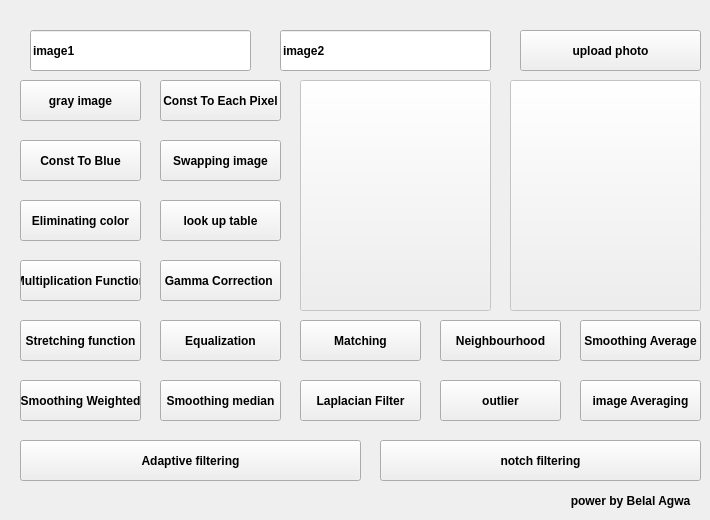
  <widget class="QWidget" name="centralwidget">
   <widget class="QPushButton" name="btn1">
    <property name="geometry">
     <rect>
      <x>520</x>
      <y>30</y>
      <width>181</width>
      <height>41</height>
     </rect>
    </property>
    <property name="font">
     <font>
      <weight>75</weight>
      <bold>true</bold>
     </font>
    </property>
    <property name="text">
     <string>upload photo</string>
    </property>
   </widget>
   <widget class="QLineEdit" name="lineEdit">
    <property name="geometry">
     <rect>
      <x>30</x>
      <y>30</y>
      <width>221</width>
      <height>41</height>
     </rect>
    </property>
    <property name="font">
     <font>
      <weight>75</weight>
      <bold>true</bold>
     </font>
    </property>
    <property name="inputMask">
     <string/>
    </property>
    <property name="text">
     <string>image1</string>
    </property>
    <property name="maxLength">
     <number>32767</number>
    </property>
   </widget>
   <widget class="QPushButton" name="btn2">
    <property name="enabled">
     <bool>false</bool>
    </property>
    <property name="geometry">
     <rect>
      <x>300</x>
      <y>80</y>
      <width>191</width>
      <height>231</height>
     </rect>
    </property>
    <property name="text">
     <string/>
    </property>
   </widget>
   <widget class="QPushButton" name="btn4">
    <property name="geometry">
     <rect>
      <x>160</x>
      <y>80</y>
      <width>121</width>
      <height>41</height>
     </rect>
    </property>
    <property name="font">
     <font>
      <weight>75</weight>
      <bold>true</bold>
     </font>
    </property>
    <property name="text">
     <string>Const To Each Pixel</string>
    </property>
   </widget>
   <widget class="QPushButton" name="btn3">
    <property name="geometry">
     <rect>
      <x>20</x>
      <y>80</y>
      <width>121</width>
      <height>41</height>
     </rect>
    </property>
    <property name="font">
     <font>
      <weight>75</weight>
      <bold>true</bold>
     </font>
    </property>
    <property name="text">
     <string>gray image</string>
    </property>
   </widget>
   <widget class="QPushButton" name="btn5">
    <property name="geometry">
     <rect>
      <x>20</x>
      <y>140</y>
      <width>121</width>
      <height>41</height>
     </rect>
    </property>
    <property name="font">
     <font>
      <weight>75</weight>
      <bold>true</bold>
     </font>
    </property>
    <property name="text">
     <string>Const To Blue</string>
    </property>
   </widget>
   <widget class="QPushButton" name="btn6">
    <property name="geometry">
     <rect>
      <x>160</x>
      <y>140</y>
      <width>121</width>
      <height>41</height>
     </rect>
    </property>
    <property name="font">
     <font>
      <weight>75</weight>
      <bold>true</bold>
     </font>
    </property>
    <property name="text">
     <string>Swapping image</string>
    </property>
   </widget>
   <widget class="QPushButton" name="btn7">
    <property name="geometry">
     <rect>
      <x>20</x>
      <y>200</y>
      <width>121</width>
      <height>41</height>
     </rect>
    </property>
    <property name="font">
     <font>
      <weight>75</weight>
      <bold>true</bold>
     </font>
    </property>
    <property name="text">
     <string>Eliminating color</string>
    </property>
   </widget>
   <widget class="QPushButton" name="btn8">
    <property name="geometry">
     <rect>
      <x>160</x>
      <y>200</y>
      <width>121</width>
      <height>41</height>
     </rect>
    </property>
    <property name="font">
     <font>
      <weight>75</weight>
      <bold>true</bold>
     </font>
    </property>
    <property name="text">
     <string>look up table</string>
    </property>
   </widget>
   <widget class="QPushButton" name="btn9">
    <property name="geometry">
     <rect>
      <x>20</x>
      <y>260</y>
      <width>121</width>
      <height>41</height>
     </rect>
    </property>
    <property name="font">
     <font>
      <weight>75</weight>
      <bold>true</bold>
     </font>
    </property>
    <property name="text">
     <string>Multiplication Function</string>
    </property>
   </widget>
   <widget class="QPushButton" name="btn10">
    <property name="geometry">
     <rect>
      <x>160</x>
      <y>260</y>
      <width>121</width>
      <height>41</height>
     </rect>
    </property>
    <property name="font">
     <font>
      <weight>75</weight>
      <bold>true</bold>
     </font>
    </property>
    <property name="text">
     <string>Gamma Correction </string>
    </property>
   </widget>
   <widget class="QPushButton" name="btn11">
    <property name="geometry">
     <rect>
      <x>20</x>
      <y>320</y>
      <width>121</width>
      <height>41</height>
     </rect>
    </property>
    <property name="font">
     <font>
      <weight>75</weight>
      <bold>true</bold>
     </font>
    </property>
    <property name="text">
     <string>Stretching function</string>
    </property>
   </widget>
   <widget class="QPushButton" name="btn12">
    <property name="geometry">
     <rect>
      <x>160</x>
      <y>320</y>
      <width>121</width>
      <height>41</height>
     </rect>
    </property>
    <property name="font">
     <font>
      <weight>75</weight>
      <bold>true</bold>
     </font>
    </property>
    <property name="text">
     <string>Equalization</string>
    </property>
   </widget>
   <widget class="QLabel" name="label">
    <property name="geometry">
     <rect>
      <x>560</x>
      <y>490</y>
      <width>141</width>
      <height>21</height>
     </rect>
    </property>
    <property name="sizePolicy">
     <sizepolicy hsizetype="Preferred" vsizetype="Preferred">
      <horstretch>0</horstretch>
      <verstretch>0</verstretch>
     </sizepolicy>
    </property>
    <property name="font">
     <font>
      <weight>75</weight>
      <bold>true</bold>
     </font>
    </property>
    <property name="layoutDirection">
     <enum>Qt::LeftToRight</enum>
    </property>
    <property name="autoFillBackground">
     <bool>false</bool>
    </property>
    <property name="text">
     <string>power by Belal Agwa</string>
    </property>
    <property name="alignment">
     <set>Qt::AlignCenter</set>
    </property>
   </widget>
   <widget class="QPushButton" name="btn13">
    <property name="geometry">
     <rect>
      <x>300</x>
      <y>320</y>
      <width>121</width>
      <height>41</height>
     </rect>
    </property>
    <property name="font">
     <font>
      <weight>75</weight>
      <bold>true</bold>
     </font>
    </property>
    <property name="text">
     <string>Matching</string>
    </property>
   </widget>
   <widget class="QPushButton" name="btn2_1">
    <property name="enabled">
     <bool>false</bool>
    </property>
    <property name="geometry">
     <rect>
      <x>510</x>
      <y>80</y>
      <width>191</width>
      <height>231</height>
     </rect>
    </property>
    <property name="text">
     <string/>
    </property>
   </widget>
   <widget class="QLineEdit" name="lineEdit1">
    <property name="geometry">
     <rect>
      <x>280</x>
      <y>30</y>
      <width>211</width>
      <height>41</height>
     </rect>
    </property>
    <property name="font">
     <font>
      <weight>75</weight>
      <bold>true</bold>
     </font>
    </property>
    <property name="inputMask">
     <string/>
    </property>
    <property name="text">
     <string>image2</string>
    </property>
    <property name="maxLength">
     <number>32767</number>
    </property>
   </widget>
   <widget class="QPushButton" name="btn14">
    <property name="geometry">
     <rect>
      <x>440</x>
      <y>320</y>
      <width>121</width>
      <height>41</height>
     </rect>
    </property>
    <property name="font">
     <font>
      <weight>75</weight>
      <bold>true</bold>
     </font>
    </property>
    <property name="text">
     <string>Neighbourhood</string>
    </property>
   </widget>
   <widget class="QPushButton" name="btn15">
    <property name="geometry">
     <rect>
      <x>580</x>
      <y>320</y>
      <width>121</width>
      <height>41</height>
     </rect>
    </property>
    <property name="font">
     <font>
      <weight>75</weight>
      <bold>true</bold>
     </font>
    </property>
    <property name="text">
     <string>Smoothing Average</string>
    </property>
   </widget>
   <widget class="QPushButton" name="btn16">
    <property name="geometry">
     <rect>
      <x>20</x>
      <y>380</y>
      <width>121</width>
      <height>41</height>
     </rect>
    </property>
    <property name="font">
     <font>
      <weight>75</weight>
      <bold>true</bold>
     </font>
    </property>
    <property name="text">
     <string>Smoothing Weighted</string>
    </property>
   </widget>
   <widget class="QPushButton" name="btn17">
    <property name="geometry">
     <rect>
      <x>160</x>
      <y>380</y>
      <width>121</width>
      <height>41</height>
     </rect>
    </property>
    <property name="font">
     <font>
      <weight>75</weight>
      <bold>true</bold>
     </font>
    </property>
    <property name="text">
     <string>Smoothing median</string>
    </property>
   </widget>
   <widget class="QPushButton" name="btn18">
    <property name="geometry">
     <rect>
      <x>300</x>
      <y>380</y>
      <width>121</width>
      <height>41</height>
     </rect>
    </property>
    <property name="font">
     <font>
      <weight>75</weight>
      <bold>true</bold>
     </font>
    </property>
    <property name="text">
     <string>Laplacian Filter</string>
    </property>
   </widget>
   <widget class="QPushButton" name="btn19">
    <property name="geometry">
     <rect>
      <x>440</x>
      <y>380</y>
      <width>121</width>
      <height>41</height>
     </rect>
    </property>
    <property name="font">
     <font>
      <weight>75</weight>
      <bold>true</bold>
     </font>
    </property>
    <property name="text">
     <string>outlier</string>
    </property>
   </widget>
   <widget class="QPushButton" name="btn20">
    <property name="geometry">
     <rect>
      <x>580</x>
      <y>380</y>
      <width>121</width>
      <height>41</height>
     </rect>
    </property>
    <property name="font">
     <font>
      <weight>75</weight>
      <bold>true</bold>
     </font>
    </property>
    <property name="text">
     <string>image Averaging</string>
    </property>
   </widget>
   <widget class="QPushButton" name="btn21">
    <property name="geometry">
     <rect>
      <x>20</x>
      <y>440</y>
      <width>341</width>
      <height>41</height>
     </rect>
    </property>
    <property name="font">
     <font>
      <weight>75</weight>
      <bold>true</bold>
     </font>
    </property>
    <property name="text">
     <string>Adaptive filtering</string>
    </property>
   </widget>
   <widget class="QPushButton" name="btn22">
    <property name="geometry">
     <rect>
      <x>380</x>
      <y>440</y>
      <width>321</width>
      <height>41</height>
     </rect>
    </property>
    <property name="font">
     <font>
      <weight>75</weight>
      <bold>true</bold>
     </font>
    </property>
    <property name="text">
     <string>notch filtering</string>
    </property>
   </widget>
  </widget>
